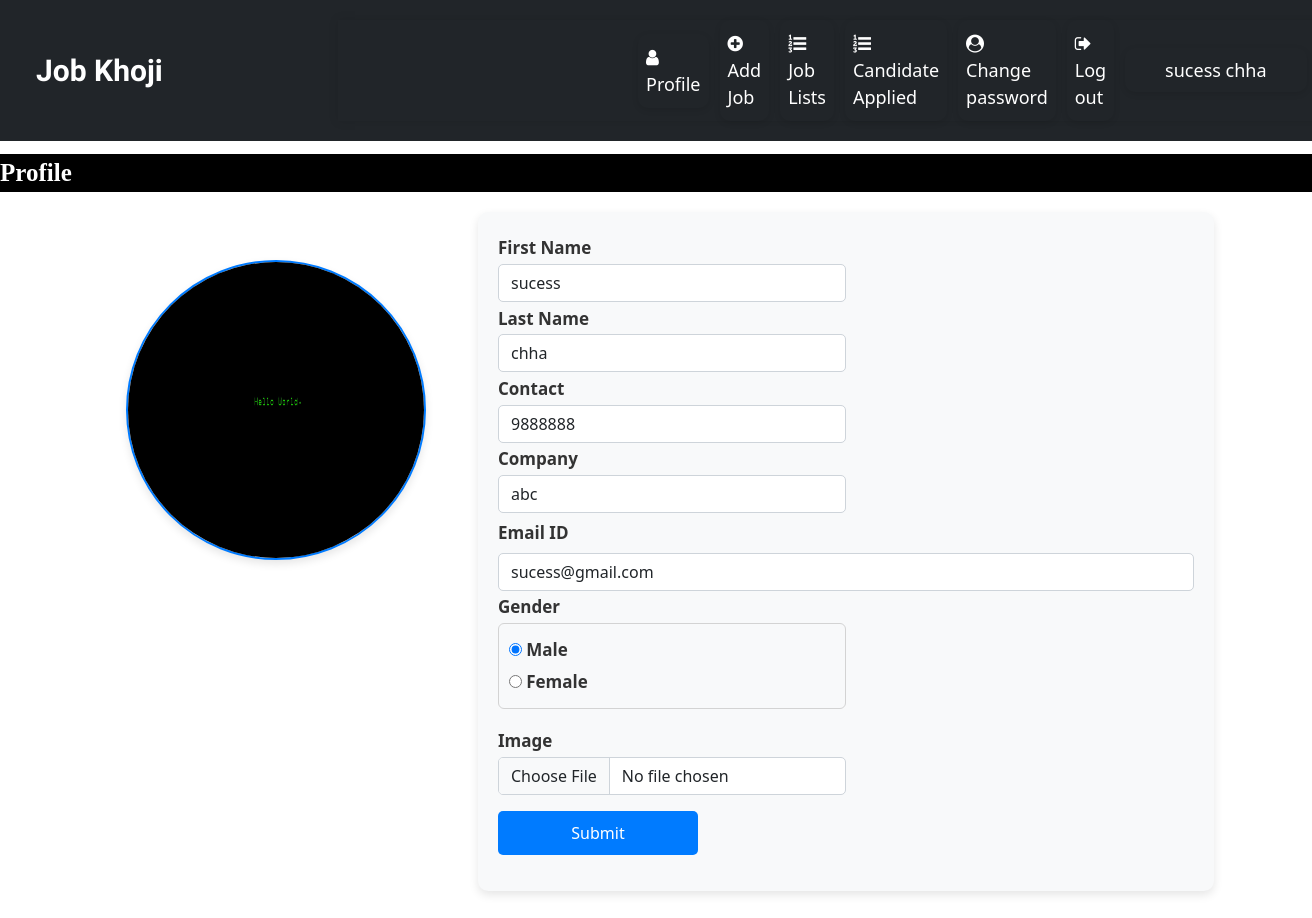
Page /recruiter_home (signed in) on the committed database.
### job/models.py (models this page shows, shortened)
class Recruiter(models.Model):
    user = models.ForeignKey(User,on_delete=models.CASCADE)
    mobile = models.CharField(max_length=15,null=True)
    image = models.FileField(null=True)
    gender = models.CharField(max_length=10,null=True)
    company =  models.CharField(max_length=100,null=True)
    type = models.CharField(max_length=15,null=True)
    status = models.CharField(max_length=20,null=True)

### job/views.py (the view, shortened to what this page needs)
# urls.py: path('recruiter_home',recruiter_home , name="recruiter_home"),
def recruiter_home(request):
    if not request.user.is_authenticated:
       return redirect('recruiter_login')
    user = request.user
    recruiter = Recruiter.objects.get(user=user)
    error =""
    d={'recruiter':recruiter,'error':error}
    return render(request,'recruiter_home.html',d)

### job/templates/recruiter_home.html (shortened to what this page needs)
{% load static %} {% block body %} {% include 'recruiter_navigation.html' %}
<marquee
  style="
    font-family: 'Monotype Corsiva';
    font-size: 25px;
    color: white;
    background-color: black;
    font-weight: bold;
    margin-top: 1%;
  "
>
  Profile
</marquee>
<div class="container">
  <div class="row">
    <div class="col-sm-4 mt-5 text-center">
      <img
        src="{{ recruiter.image.url }}"
        class="profile-image"
        width="300px"
        height="300px"
        alt="Profile Image"
      />
    </div>
    <div class="col-sm-8">
      <form
        class="form-container"
        name="signup"
        method="post"
        enctype="multipart/form-data"
      >
        <div class="form-row">
          <div class="form-group col-md-6">
            <label>First Name</label>
            <input
              type="text"
              class="form-control"
              name="fname"
              value="{{ recruiter.user.first_name }}"
              required
            />
          </div>
          <div class="form-group col-md-6">
            <label>Last Name</label>
            <input
              type="text"
              class="form-control"
              name="lname"
              value="{{ recruiter.user.last_name }}"
              required
            />
          </div>
        </div>
        <div class="form-row">
          <div class="form-group col-md-6">
            <label>Contact</label>
            <input
              type="text"
              class="form-control"
              value="{{ recruiter.mobile }}"
              name="contact"
              required
            />
          </div>
          <div class="form-group col-md-6">
            <label>Company</label>
            <input
              type="text"
              class="form-control"
              name="company"
              value="{{ recruiter.company }}"
              required
            />
          </div>
        </div>
        <div class="form-row">
          <div class="form-group col-md-12">
            <label>Email ID</label>
            <input
              type="text"
              class="form-control"
              name="email"
              value="{{ recruiter.user.username }}"
              readonly
              required
            />
          </div>
        </div>
        <div class="form-row">
          <div class="form-group col-md-6">
            <label>Gender</label>
            <div class="gender-container">
              <div class="custom-control custom-radio custom-control-inline">
                <input type="radio" id="customRadioInline1" name="gender"
                       class="custom-control-input" value="Male"
                       {% if recruiter.gender == "Male" %}checked{% endif %}>
                <label class="custom-control-label" for="customRadioInline1">Male</label>
              </div>
              <div class="custom-control custom-radio custom-control-inline">
                <input type="radio" id="customRadioInline2" name="gender"
                       class="custom-control-input" value="Female"
                       {% if recruiter.gender == "Female" %}checked{% endif %}>
                <label class="custom-control-label" for="customRadioInline2">Female</label>
              </div>
            </div>
          </div>
          <div class="form-group col-md-6">
            <label>Image</label>
            <input type="file" class="form-control" name="image" />
          </div>
        </div>
        <input
          type="submit"
          class="btn btn-primary my-3"
          style="width: 200px"
        />
      </form>
    </div>
  </div>
</div>
 {% endblock %}

### job/templates/recruiter_navigation.html (shortened to what this page needs)
<!DOCTYPE html>
<html lang="en">
<head>
    {% load static %}
    <link
      href="https://cdn.jsdelivr.net/npm/bootstrap@5.3.3/dist/css/bootstrap.min.css"
      rel="stylesheet"
    />
    <link
      rel="stylesheet"
      href="https://cdnjs.cloudflare.com/ajax/libs/font-awesome/4.7.0/css/font-awesome.min.css"
    />
</head>
<body>
    <nav class="navbar navbar-expand-lg navbar-dark bg-dark" id="nav_content">
        <div class="col-sm-3">
            <a
              class="navbar-brand text-white pl-5 mx-3"
              id="nav_title"
              >Job Khoji</a
            >
          </div>
          <ul class="navbar-nav">
            <li class="nav-item">
                <a class="nav-link" href="{% url 'recruiter_home' %}" style="margin-left: 300px;"><i class="fa fa-user mr-1"></i>  Profile</a>
            </li>
            <li class="nav-item">
                <a class="nav-link" href="{% url 'add_job' %}"><i class="fa fa-plus-circle mr-1"></i>Add Job</a>
            </li>
            <li class="nav-item">
                <a class="nav-link" href="{% url 'job_list' %}"><i class="fa fa-list-ol mr-1"></i> Job Lists</a>
            </li>
            <li class="nav-item">
                <a class="nav-link" href="{% url 'applied_candidatelist' %}"><i class="fa fa-list-ol mr-1"></i> Candidate Applied</a>
            </li>
            <li class="nav-item">
                <a class="nav-link" href="{% url 'change_passwordrecruiter' %}"><i class="fa fa-user-circle mr-1"></i> Change password</a>
            </li>
            <li class="nav-item">
                <a class="nav-link" href="{% url 'Logout' %}"><i class="fa fa-sign-out mr-1"></i> Log out</a>
            </li>
            <li class="nav-item">
                <a class="navbar-brand">
                    {{request.user.first_name}} {{request.user.last_name}}
                </a>
              </li>
    </ul>
    </nav>
  </body>
</html>

### job/templates/recruiter_navigation.html (style rules this page uses)
#nav_content { display: flex; justify-content: space-between; align-items: center; padding: 20px; position: sticky; top: 0; z-index: 1000; cursor: pointer; }
.navbar-nav { display: flex; align-items: center; list-style-type: none; margin: 0; padding: 0; transition: background-color 0.3s; background-color: transparent; box-shadow: 0 0 10px rgba(0, 0, 0, 0.1); }
.navbar-nav > li { margin-right: 7px; }
.navbar-nav li a { text-decoration: none; color: white; padding: 10px 40px; transition: color 0.3s; background-color: transparent; border-radius: 10px; box-shadow: 0 2px 6px rgba(0, 0, 0, 0.1); cursor: pointer; position: relative; overflow: hidden; transition: transform 0.3s, background-color 0.3s; font-size: 18px; }
.nav-link { color: white; margin-right: 4px; }
#nav_title { font-family: "Sofadi One", cursive; color: white; font-weight: bold; font-size: 30px; }

### job/templates/recruiter_home.html (style rules this page uses)
.container { margin-top: 20px; }
.form-container { background-color: #f8f9fa; border-radius: 10px; padding: 20px; box-shadow: 0 4px 10px rgba(0, 0, 0, 0.1); margin-bottom: 40px; }
.form-group label { font-weight: bold; color: #333; margin-top: 1%; margin-bottom: 1%; font-size: 17px; }
.form-control { border-radius: 5px; box-shadow: none; border: 1px solid #ced4da; transition: border-color 0.3s; }
.btn-primary { background-color: #007bff; border: none; border-radius: 5px; padding: 10px 15px; transition: background-color 0.3s; }
.profile-image { border-radius: 50%; border: 2px solid #007bff; box-shadow: 0 4px 8px rgba(0, 0, 0, 0.1); }
.gender-container { border: 1px solid lightgray; padding: 10px; border-radius: 6px; margin-bottom: 15px; }

### rows in the picture
Recruiter: image (picture), fname "sucess", lname "chha", contact "9888888", company "abc", email "sucess@gmail.com", gender "☑ Male", gender "☐ Female"

### other values in the picture
{{ request.user.first_name }} "sucess"
{{ request.user.last_name }} "chha"
